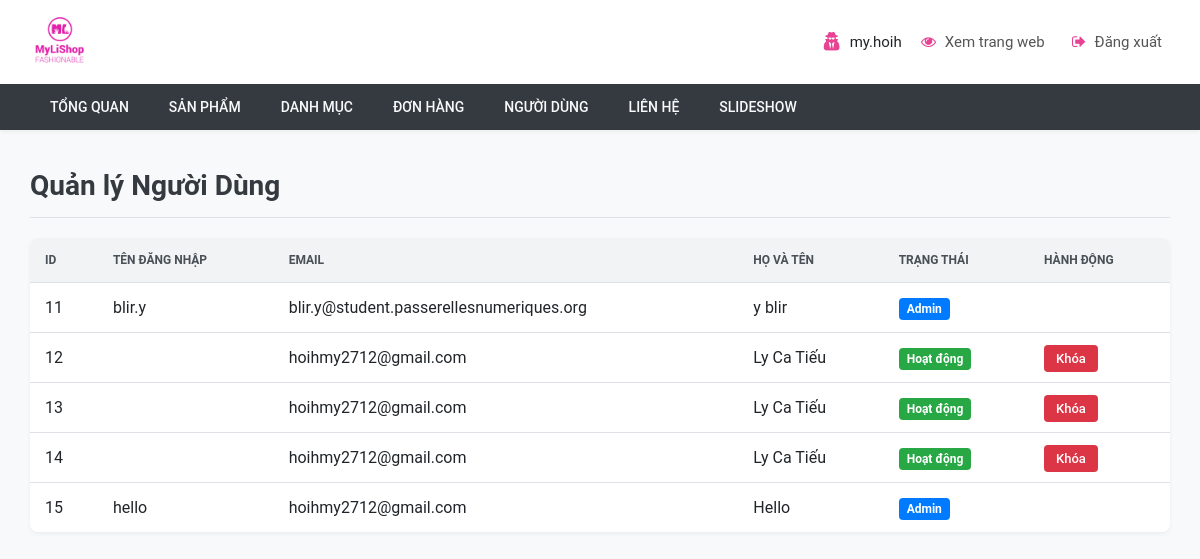
The page /php/admin/users.php (signed in) on the database its author committed.
### tables this page shows
CREATE TABLE `users` (
    `id` int(11) NOT NULL,
    `fullname` varchar(50) NOT NULL,
    `username` varchar(50) NOT NULL,
    `password` varchar(50) NOT NULL,
    `email` varchar(100) NOT NULL,
    `address` varchar(50) DEFAULT NULL,
    `phone` varchar(20) DEFAULT NULL,
    `created` datetime DEFAULT NULL,
    `role` int(11) NOT NULL DEFAULT '0'
);

### php/admin/users.php (the view, shortened to what this page needs)
<?php
require_once('header.php');
require_once('../model/connect.php');
?>
<div class="users__container">
    <h1 class="users__header">Quản lý Người Dùng</h1>
    <table class="users__table">
        <thead>
            <tr>
                <th>ID</th>
                <th>Tên đăng nhập</th>
                <th>Email</th>
                <th>Họ và tên</th>
                <th>Trạng thái</th>
                <th class="users__table-actions">Hành động</th>
            </tr>
        </thead>
        <tbody>
            <?php
            $current_admin_id = $_SESSION['admin_id'] ?? 0;
            $sql = "SELECT id, username, email, fullname, role FROM users WHERE id != ?";
            $stmt = mysqli_prepare($conn, $sql);
            mysqli_stmt_bind_param($stmt, "i", $current_admin_id);
            mysqli_stmt_execute($stmt);
            $result = mysqli_stmt_get_result($stmt);
            if ($result && mysqli_num_rows($result) > 0) {
                while ($row = mysqli_fetch_assoc($result)) {
                    $status_text = 'Hoạt động';
                    $status_class = 'users__status--active';
                    if ($row['role'] == 1) {
                        $status_text = 'Admin';
                        $status_class = 'users__status--admin';
                    } elseif ($row['role'] == 2) {
                        $status_text = 'Bị khóa';
                        $status_class = 'users__status--blocked';
                    }
            ?>
                    <tr>
                        <td><?php echo $row['id']; ?></td>
                        <td><?php echo htmlspecialchars($row['username']); ?></td>
                        <td><?php echo htmlspecialchars($row['email']); ?></td>
                        <td><?php echo htmlspecialchars($row['fullname']); ?></td>
                        <td><span class="users__status <?php echo $status_class; ?>"><?php echo $status_text; ?></span></td>
                        <td class="users__table-actions">
                            <?php if ($row['role'] == 0) :  ?>
                                <a href="_user_process.php?action=block&id=<?php echo $row['id']; ?>" class="users__action-link users__action-link--block" title="Khóa tài khoản" onclick="return confirm('Bạn có chắc muốn khóa tài khoản này?');">Khóa</a>
                            <?php elseif ($row['role'] == 2) :  ?>
                                <a href="_user_process.php?action=unblock&id=<?php echo $row['id']; ?>" class="users__action-link users__action-link--unblock" title="Mở khóa tài khoản">Mở khóa</a>
                            <?php endif;  ?>
                        </td>
                    </tr>
            <?php
                }
            } else {
                echo "<tr><td colspan='6' style='text-align:center;'>Không có người dùng nào.</td></tr>";
            }
            ?>
        </tbody>
    </table>
</div>

### css/admin.css (style rules this page uses)
*, *::before, *::after { box-sizing: border-box; }
body { font-family: "Roboto", sans-serif; background-color: #f8f9fa; color: #212529; margin: 0; }
.users__container, .orders__container, .contacts__container { padding: 20px 30px; }
.users__header, .orders__header, .contacts__header { font-size: 28px; font-weight: 700; margin-bottom: 20px; border-bottom: 1px solid #dee2e6; padding-bottom: 15px; color: #343a40; }
.users__table, .orders__table, .contacts__table { width: 100%; border-collapse: collapse; background-color: #fff; box-shadow: 0 2px 4px rgba(0, 0, 0, 0.05); border-radius: 8px; overflow: hidden; }
.users__table th, .users__table td, .orders__table th, .orders__table td, .contacts__table th, .contacts__table td { padding: 15px; text-align: left; border-bottom: 1px solid #dee2e6; vertical-align: middle; }
.users__table th, .orders__table th, .contacts__table th { background-color: #f1f3f5; font-weight: 600; text-transform: uppercase; font-size: 12px; color: #495057; }
.users__table tbody tr:last-child td, .orders__table tbody tr:last-child td, .contacts__table tbody tr:last-child td { border-bottom: none; }
.users__table-actions, .orders__table-actions, .contacts__table-actions { text-align: center; }
.users__status { padding: 4px 8px; border-radius: 4px; font-weight: 600; font-size: 12px; color: #fff; }
.users__status--active { background-color: #28a745; }
.users__status--admin { background-color: #007bff; }
.users__action-link { padding: 6px 12px; border-radius: 4px; color: #fff; font-weight: 500; text-decoration: none; font-size: 13px; transition: opacity 0.3s ease; }
.users__action-link--block { background-color: #dc3545; }

### rows shown on the page
users: id "11", username "blir.y", email "blir.y@student.passerellesnumeriques.org", fullname "y blir", role "Admin"
users: id "12", email "hoihmy2712@gmail.com", fullname "Ly Ca Tiếu", status_text "Hoạt động"
users: id "13", email "hoihmy2712@gmail.com", fullname "Ly Ca Tiếu", status_text "Hoạt động"
users: id "14", email "hoihmy2712@gmail.com", fullname "Ly Ca Tiếu", status_text "Hoạt động"
users: id "15", username "hello", email "hoihmy2712@gmail.com", fullname "Hello", role "Admin"

### other values the page prints
$_SESSION['admin_username'] "my.hoih"
